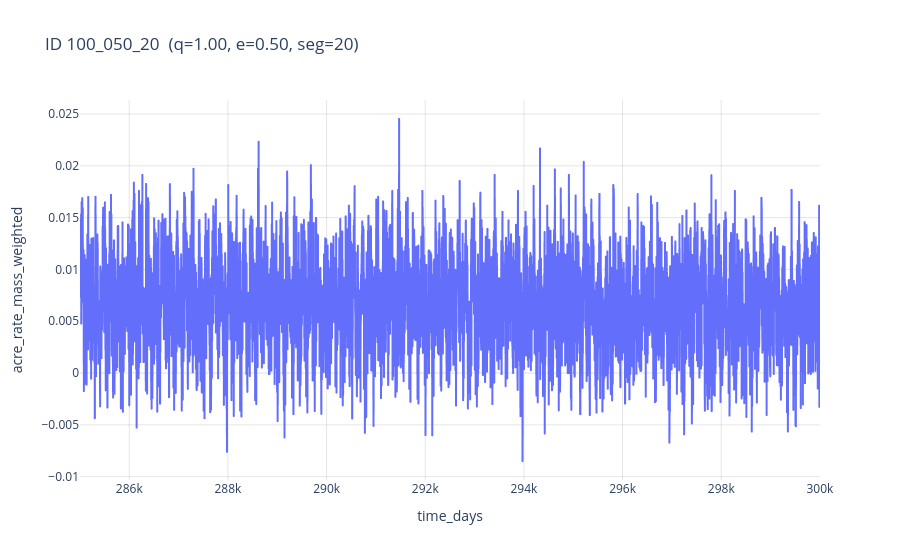

The code cell stored with this chart in its notebook:
### Code cell
plot_segment_by_id_interactive(noisy_df, id=target_id)

### Figure 1 — Plotly figure (JSON) as saved in the notebook; plotly's stock layout.template omitted (floating-point values rounded to 4 significant figures; data arrays with more than 128 entries replaced by an {"elided": "..."} marker saying what was removed)
{"data": [{"hovertemplate": "<b>t = %{x:.3f}</b><br>rate = %{y:.3e}<extra></extra>", "legendgroup": "", "line": {"color": "#636efa", "dash": "solid"}, "marker": {"symbol": "circle"}, "mode": "lines", "name": "", "showlegend": false, "type": "scattergl", "x": {"elided": "5001 float values"}, "xaxis": "x", "y": {"elided": "5001 float values"}, "yaxis": "y"}], "layout": {"autosize": true, "legend": {"tracegroupgap": 0}, "title": {"text": "ID 100_050_20  (q=1.00, e=0.50, seg=20)"}, "xaxis": {"anchor": "y", "autorange": true, "domain": [0, 1], "gridcolor": "rgba(0, 0, 0, 0.1)", "range": [285000.0, 300000.0], "showgrid": true, "title": {"text": "time_days"}, "type": "linear"}, "yaxis": {"anchor": "x", "autorange": true, "domain": [0, 1], "gridcolor": "rgba(0, 0, 0, 0.1)", "range": [-0.01032, 0.02635], "showgrid": true, "title": {"text": "acre_rate_mass_weighted"}, "type": "linear"}}}
